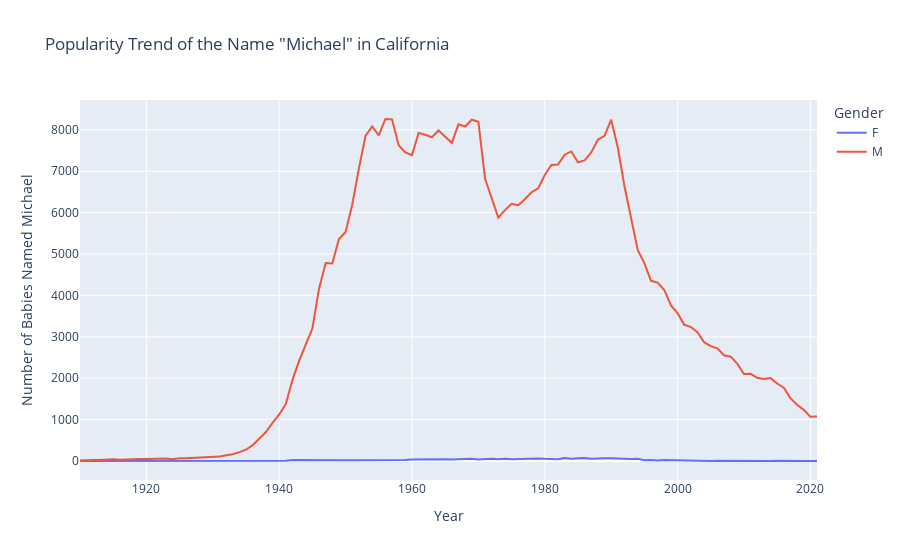
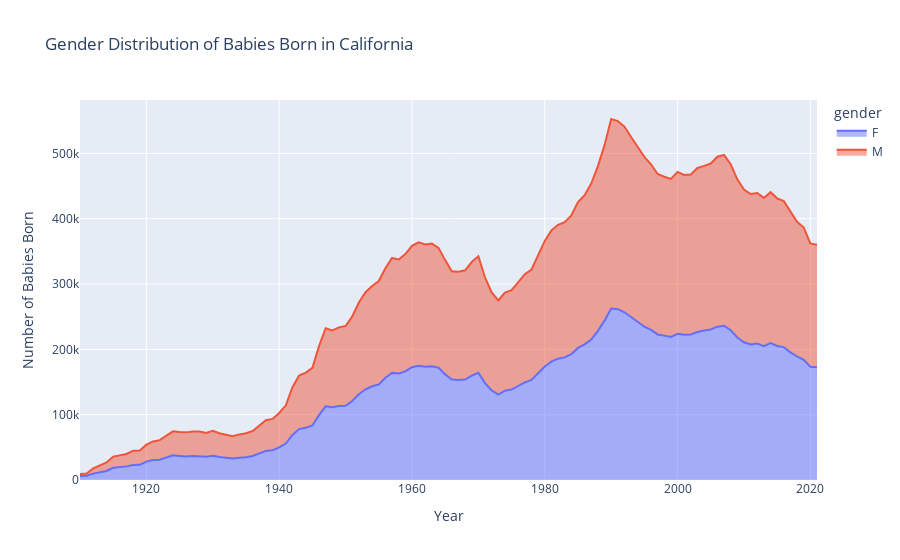
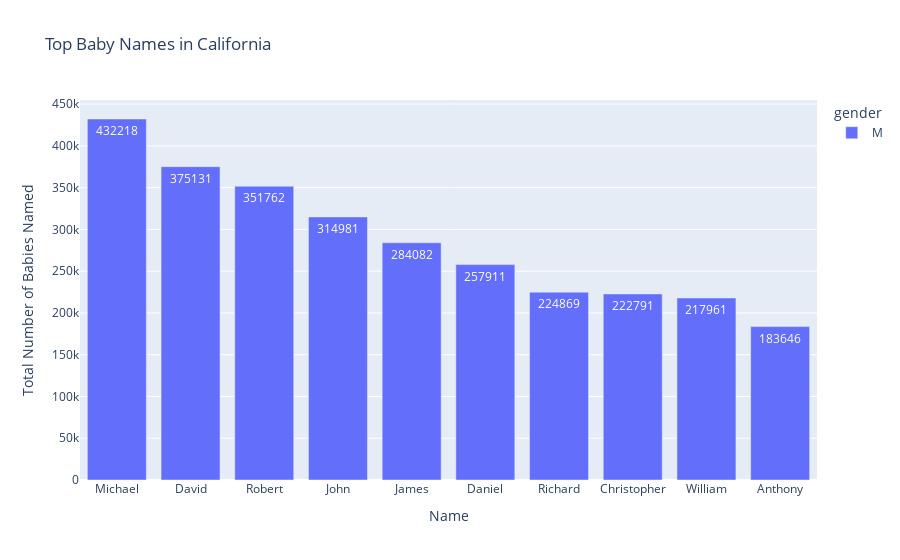
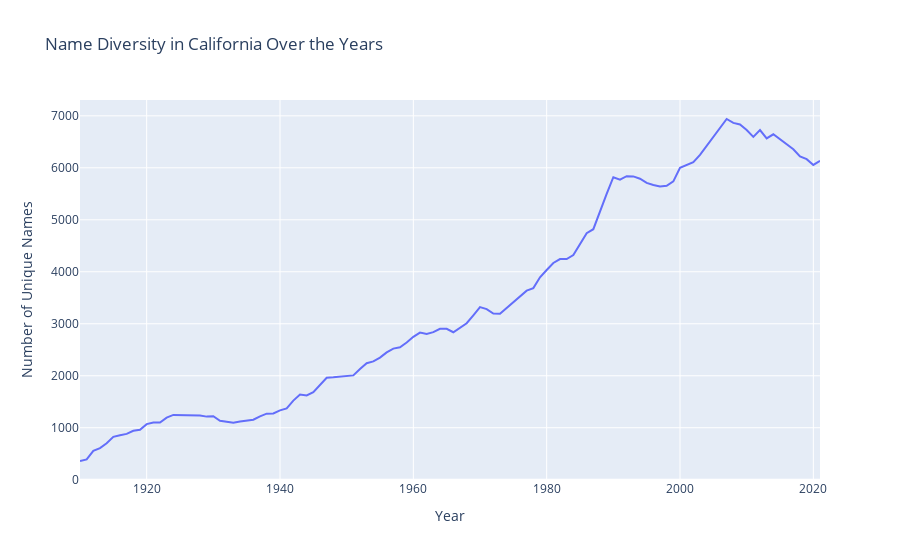

The notebook cell saved with these charts, in order:
### Code cell
# Importing Plotly for interactive visualizations
import plotly.express as px
# 1. Name Popularity Trends in California for 'Michael'
fig1 = px.line(popularity_trend_michael.reset_index(), x='year', y=['F', 'M'], title='Popularity Trend of the Name "Michael" in California', labels={'value': 'Number of Babies', 'variable': 'Gender', 'year': 'Year'})
fig1.update_layout(xaxis_title='Year', yaxis_title='Number of Babies Named Michael')
# 2. Gender Distribution in California
gender_distribution_ca_melted = gender_distribution_ca.reset_index().melt(id_vars='year', value_vars=['F', 'M'], var_name='gender', value_name='count')
fig2 = px.area(gender_distribution_ca_melted, x='year', y='count', color='gender', title='Gender Distribution of Babies Born in California')
fig2.update_layout(xaxis_title='Year', yaxis_title='Number of Babies Born')
# 3. Top Names in California
fig3 = px.bar(top_names_ca, x='name', y='number', color='gender', title='Top Baby Names in California', text='number')
fig3.update_layout(xaxis_title='Name', yaxis_title='Total Number of Babies Named')
# 4. Name Diversity in California
fig4 = px.line(name_diversity_ca.reset_index(), x='year', y='name', title='Name Diversity in California Over the Years')
fig4.update_layout(xaxis_title='Year', yaxis_title='Number of Unique Names')
# Displaying the plots
fig1.show()
fig2.show()
fig3.show()
fig4.show()

### Figure 1 — Plotly figure (JSON) as saved in the notebook; plotly's stock layout.template omitted (floating-point values rounded to 4 significant figures)
{"data": [{"hovertemplate": "Gender=F<br>Year=%{x}<br>Number of Babies=%{y}<extra></extra>", "legendgroup": "F", "line": {"color": "#636efa", "dash": "solid"}, "marker": {"symbol": "circle"}, "mode": "lines", "name": "F", "orientation": "v", "showlegend": true, "type": "scatter", "x": [1910, 1911, 1912, 1913, 1914, 1915, 1916, 1917, 1918, 1919, 1920, 1921, 1922, 1923, 1924, 1925, 1926, 1927, 1928, 1929, 1930, 1931, 1932, 1933, 1934, 1935, 1936, 1937, 1938, 1939, 1940, 1941, 1942, 1943, 1944, 1945, 1946, 1947, 1948, 1949, 1950, 1951, 1952, 1953, 1954, 1955, 1956, 1957, 1958, 1959, 1960, 1961, 1962, 1963, 1964, 1965, 1966, 1967, 1968, 1969, 1970, 1971, 1972, 1973, 1974, 1975, 1976, 1977, 1978, 1979, 1980, 1981, 1982, 1983, 1984, 1985, 1986, 1987, 1988, 1989, 1990, 1991, 1992, 1993, 1994, 1995, 1996, 1997, 1998, 1999, 2000, 2001, 2002, 2003, 2004, 2005, 2006, 2007, 2008, 2009, 2010, 2011, 2012, 2013, 2014, 2015, 2016, 2017, 2018, 2019, 2020, 2021], "xaxis": "x", "y": [0, 0, 0, 0, 0, 0, 0, 0, 0, 0, 0, 0, 0, 0, 0, 0, 0, 0, 0, 0, 0, 0, 0, 0, 0, 0, 0, 0, 7, 9, 12, 8, 25, 22, 20, 22, 25, 20, 15, 20, 18, 19, 18, 23, 25, 28, 15, 21, 23, 23, 34, 38, 42, 45, 36, 44, 36, 48, 47, 55, 39, 52, 57, 45, 56, 45, 53, 63, 64, 62, 53, 55, 42, 70, 52, 64, 74, 55, 66, 65, 68, 55, 54, 46, 52, 20, 27, 13, 24, 19, 17, 12, 10, 9, 10, 0, 9, 7, 0, 0, 0, 0, 0, 0, 0, 5, 0, 0, 0, 0, 0, 0], "yaxis": "y"}, {"hovertemplate": "Gender=M<br>Year=%{x}<br>Number of Babies=%{y}<extra></extra>", "legendgroup": "M", "line": {"color": "#EF553B", "dash": "solid"}, "marker": {"symbol": "circle"}, "mode": "lines", "name": "M", "orientation": "v", "showlegend": true, "type": "scatter", "x": [1910, 1911, 1912, 1913, 1914, 1915, 1916, 1917, 1918, 1919, 1920, 1921, 1922, 1923, 1924, 1925, 1926, 1927, 1928, 1929, 1930, 1931, 1932, 1933, 1934, 1935, 1936, 1937, 1938, 1939, 1940, 1941, 1942, 1943, 1944, 1945, 1946, 1947, 1948, 1949, 1950, 1951, 1952, 1953, 1954, 1955, 1956, 1957, 1958, 1959, 1960, 1961, 1962, 1963, 1964, 1965, 1966, 1967, 1968, 1969, 1970, 1971, 1972, 1973, 1974, 1975, 1976, 1977, 1978, 1979, 1980, 1981, 1982, 1983, 1984, 1985, 1986, 1987, 1988, 1989, 1990, 1991, 1992, 1993, 1994, 1995, 1996, 1997, 1998, 1999, 2000, 2001, 2002, 2003, 2004, 2005, 2006, 2007, 2008, 2009, 2010, 2011, 2012, 2013, 2014, 2015, 2016, 2017, 2018, 2019, 2020, 2021], "xaxis": "x", "y": [13, 10, 23, 24, 35, 42, 33, 32, 35, 47, 48, 52, 58, 59, 45, 69, 67, 73, 86, 94, 109, 106, 140, 162, 215, 276, 380, 541, 701, 920, 1124, 1379, 1959, 2417, 2795, 3203, 4164, 4781, 4771, 5364, 5533, 6190, 7064, 7853, 8083, 7865, 8262, 8250, 7630, 7457, 7390, 7927, 7880, 7821, 7984, 7836, 7685, 8134, 8081, 8244, 8197, 6824, 6344, 5880, 6060, 6215, 6180, 6322, 6491, 6587, 6909, 7151, 7160, 7399, 7478, 7216, 7261, 7453, 7761, 7857, 8247, 7572, 6638, 5847, 5098, 4782, 4353, 4311, 4132, 3759, 3572, 3295, 3237, 3109, 2870, 2774, 2723, 2555, 2520, 2349, 2101, 2107, 2011, 1983, 2002, 1871, 1772, 1520, 1358, 1236, 1070, 1078], "yaxis": "y"}], "layout": {"legend": {"title": {"text": "Gender"}, "tracegroupgap": 0}, "title": {"text": "Popularity Trend of the Name \"Michael\" in California"}, "xaxis": {"anchor": "y", "domain": [0, 1], "title": {"text": "Year"}}, "yaxis": {"anchor": "x", "domain": [0, 1], "title": {"text": "Number of Babies Named Michael"}}}}

### Figure 2 — Plotly figure (JSON) as saved in the notebook; plotly's stock layout.template omitted (floating-point values rounded to 4 significant figures)
{"data": [{"fillpattern": {"shape": ""}, "hovertemplate": "gender=F<br>year=%{x}<br>count=%{y}<extra></extra>", "legendgroup": "F", "line": {"color": "#636efa"}, "marker": {"symbol": "circle"}, "mode": "lines", "name": "F", "orientation": "v", "showlegend": true, "stackgroup": "1", "type": "scatter", "x": [1910, 1911, 1912, 1913, 1914, 1915, 1916, 1917, 1918, 1919, 1920, 1921, 1922, 1923, 1924, 1925, 1926, 1927, 1928, 1929, 1930, 1931, 1932, 1933, 1934, 1935, 1936, 1937, 1938, 1939, 1940, 1941, 1942, 1943, 1944, 1945, 1946, 1947, 1948, 1949, 1950, 1951, 1952, 1953, 1954, 1955, 1956, 1957, 1958, 1959, 1960, 1961, 1962, 1963, 1964, 1965, 1966, 1967, 1968, 1969, 1970, 1971, 1972, 1973, 1974, 1975, 1976, 1977, 1978, 1979, 1980, 1981, 1982, 1983, 1984, 1985, 1986, 1987, 1988, 1989, 1990, 1991, 1992, 1993, 1994, 1995, 1996, 1997, 1998, 1999, 2000, 2001, 2002, 2003, 2004, 2005, 2006, 2007, 2008, 2009, 2010, 2011, 2012, 2013, 2014, 2015, 2016, 2017, 2018, 2019, 2020, 2021], "xaxis": "x", "y": [5950, 6602, 9804, 11860, 13815, 18643, 19555, 20864, 23052, 23289, 28136, 30479, 30917, 34123, 37891, 36915, 36129, 36783, 36751, 35733, 37250, 35101, 34228, 32894, 34210, 34916, 36816, 40591, 44516, 45619, 49924, 55734, 69017, 77973, 79836, 83506, 99286, 112884, 111416, 113221, 113540, 120927, 131350, 138847, 143489, 146162, 156441, 163954, 162926, 166317, 172642, 175037, 173460, 174107, 171881, 161664, 153728, 152931, 153801, 159863, 164025, 148402, 137068, 130786, 136620, 138446, 143870, 149564, 153324, 163311, 173704, 181272, 185732, 187700, 192582, 202220, 207669, 215090, 228386, 243981, 262392, 261491, 256740, 249579, 242466, 234571, 229760, 222831, 220985, 219046, 223787, 222258, 222701, 226618, 228771, 230356, 234696, 236180, 229238, 218210, 210884, 207511, 208960, 204977, 209465, 205133, 203453, 195466, 189066, 183982, 173428, 172693], "yaxis": "y"}, {"fillpattern": {"shape": ""}, "hovertemplate": "gender=M<br>year=%{x}<br>count=%{y}<extra></extra>", "legendgroup": "M", "line": {"color": "#EF553B"}, "marker": {"symbol": "circle"}, "mode": "lines", "name": "M", "orientation": "v", "showlegend": true, "stackgroup": "1", "type": "scatter", "x": [1910, 1911, 1912, 1913, 1914, 1915, 1916, 1917, 1918, 1919, 1920, 1921, 1922, 1923, 1924, 1925, 1926, 1927, 1928, 1929, 1930, 1931, 1932, 1933, 1934, 1935, 1936, 1937, 1938, 1939, 1940, 1941, 1942, 1943, 1944, 1945, 1946, 1947, 1948, 1949, 1950, 1951, 1952, 1953, 1954, 1955, 1956, 1957, 1958, 1959, 1960, 1961, 1962, 1963, 1964, 1965, 1966, 1967, 1968, 1969, 1970, 1971, 1972, 1973, 1974, 1975, 1976, 1977, 1978, 1979, 1980, 1981, 1982, 1983, 1984, 1985, 1986, 1987, 1988, 1989, 1990, 1991, 1992, 1993, 1994, 1995, 1996, 1997, 1998, 1999, 2000, 2001, 2002, 2003, 2004, 2005, 2006, 2007, 2008, 2009, 2010, 2011, 2012, 2013, 2014, 2015, 2016, 2017, 2018, 2019, 2020, 2021], "xaxis": "x", "y": [3213, 3381, 8142, 10234, 13111, 17192, 17946, 19052, 21640, 21831, 26006, 28506, 30090, 33794, 36561, 36581, 36783, 37426, 37513, 36381, 38053, 36364, 35296, 34001, 35583, 36684, 38115, 43147, 47104, 47847, 52701, 58561, 73012, 81839, 84510, 88252, 105655, 119423, 117610, 120404, 122045, 129543, 140332, 148639, 153616, 158414, 167784, 176015, 174608, 179563, 185891, 188879, 187006, 187785, 183508, 174915, 165698, 165899, 167243, 173818, 178406, 161635, 150172, 144257, 150339, 152077, 158682, 165453, 168914, 179741, 192270, 200871, 204842, 206905, 212362, 223343, 228285, 238729, 252172, 268628, 290221, 287817, 284275, 275385, 266817, 260049, 253520, 245573, 243304, 241784, 247836, 244654, 245018, 251003, 252078, 254097, 260225, 261410, 254069, 242042, 233681, 230233, 230351, 226869, 231107, 226038, 223379, 215369, 206085, 202522, 188752, 187304], "yaxis": "y"}], "layout": {"legend": {"title": {"text": "gender"}, "tracegroupgap": 0}, "title": {"text": "Gender Distribution of Babies Born in California"}, "xaxis": {"anchor": "y", "domain": [0, 1], "title": {"text": "Year"}}, "yaxis": {"anchor": "x", "domain": [0, 1], "title": {"text": "Number of Babies Born"}}}}

### Figure 3 — Plotly figure (JSON) as saved in the notebook; plotly's stock layout.template omitted (floating-point values rounded to 4 significant figures)
{"data": [{"alignmentgroup": "True", "hovertemplate": "gender=M<br>name=%{x}<br>number=%{text}<extra></extra>", "legendgroup": "M", "marker": {"color": "#636efa", "pattern": {"shape": ""}}, "name": "M", "offsetgroup": "M", "orientation": "v", "showlegend": true, "text": [432218, 375131, 351762, 314981, 284082, 257911, 224869, 222791, 217961, 183646], "textposition": "auto", "type": "bar", "x": ["Michael", "David", "Robert", "John", "James", "Daniel", "Richard", "Christopher", "William", "Anthony"], "xaxis": "x", "y": [432218, 375131, 351762, 314981, 284082, 257911, 224869, 222791, 217961, 183646], "yaxis": "y"}], "layout": {"barmode": "relative", "legend": {"title": {"text": "gender"}, "tracegroupgap": 0}, "title": {"text": "Top Baby Names in California"}, "xaxis": {"anchor": "y", "domain": [0, 1], "title": {"text": "Name"}}, "yaxis": {"anchor": "x", "domain": [0, 1], "title": {"text": "Total Number of Babies Named"}}}}

### Figure 4 — Plotly figure (JSON) as saved in the notebook; plotly's stock layout.template omitted (floating-point values rounded to 4 significant figures)
{"data": [{"hovertemplate": "year=%{x}<br>name=%{y}<extra></extra>", "legendgroup": "", "line": {"color": "#636efa", "dash": "solid"}, "marker": {"symbol": "circle"}, "mode": "lines", "name": "", "orientation": "v", "showlegend": false, "type": "scatter", "x": [1910, 1911, 1912, 1913, 1914, 1915, 1916, 1917, 1918, 1919, 1920, 1921, 1922, 1923, 1924, 1925, 1926, 1927, 1928, 1929, 1930, 1931, 1932, 1933, 1934, 1935, 1936, 1937, 1938, 1939, 1940, 1941, 1942, 1943, 1944, 1945, 1946, 1947, 1948, 1949, 1950, 1951, 1952, 1953, 1954, 1955, 1956, 1957, 1958, 1959, 1960, 1961, 1962, 1963, 1964, 1965, 1966, 1967, 1968, 1969, 1970, 1971, 1972, 1973, 1974, 1975, 1976, 1977, 1978, 1979, 1980, 1981, 1982, 1983, 1984, 1985, 1986, 1987, 1988, 1989, 1990, 1991, 1992, 1993, 1994, 1995, 1996, 1997, 1998, 1999, 2000, 2001, 2002, 2003, 2004, 2005, 2006, 2007, 2008, 2009, 2010, 2011, 2012, 2013, 2014, 2015, 2016, 2017, 2018, 2019, 2020, 2021], "xaxis": "x", "y": [360, 391, 554, 609, 701, 824, 857, 882, 942, 961, 1069, 1101, 1100, 1194, 1247, 1246, 1240, 1236, 1237, 1214, 1222, 1135, 1118, 1094, 1120, 1131, 1154, 1220, 1270, 1274, 1335, 1372, 1522, 1638, 1621, 1684, 1825, 1962, 1971, 1984, 1990, 2007, 2131, 2241, 2276, 2348, 2449, 2522, 2547, 2639, 2749, 2830, 2804, 2838, 2904, 2902, 2837, 2919, 3010, 3162, 3321, 3283, 3198, 3193, 3300, 3415, 3527, 3637, 3686, 3895, 4034, 4170, 4245, 4245, 4322, 4535, 4741, 4819, 5167, 5497, 5819, 5772, 5838, 5835, 5791, 5710, 5668, 5639, 5653, 5740, 6001, 6047, 6108, 6247, 6417, 6579, 6772, 6939, 6865, 6834, 6728, 6594, 6727, 6565, 6645, 6551, 6440, 6358, 6219, 6167, 6056, 6134], "yaxis": "y"}], "layout": {"legend": {"tracegroupgap": 0}, "title": {"text": "Name Diversity in California Over the Years"}, "xaxis": {"anchor": "y", "domain": [0, 1], "title": {"text": "Year"}}, "yaxis": {"anchor": "x", "domain": [0, 1], "title": {"text": "Number of Unique Names"}}}}
